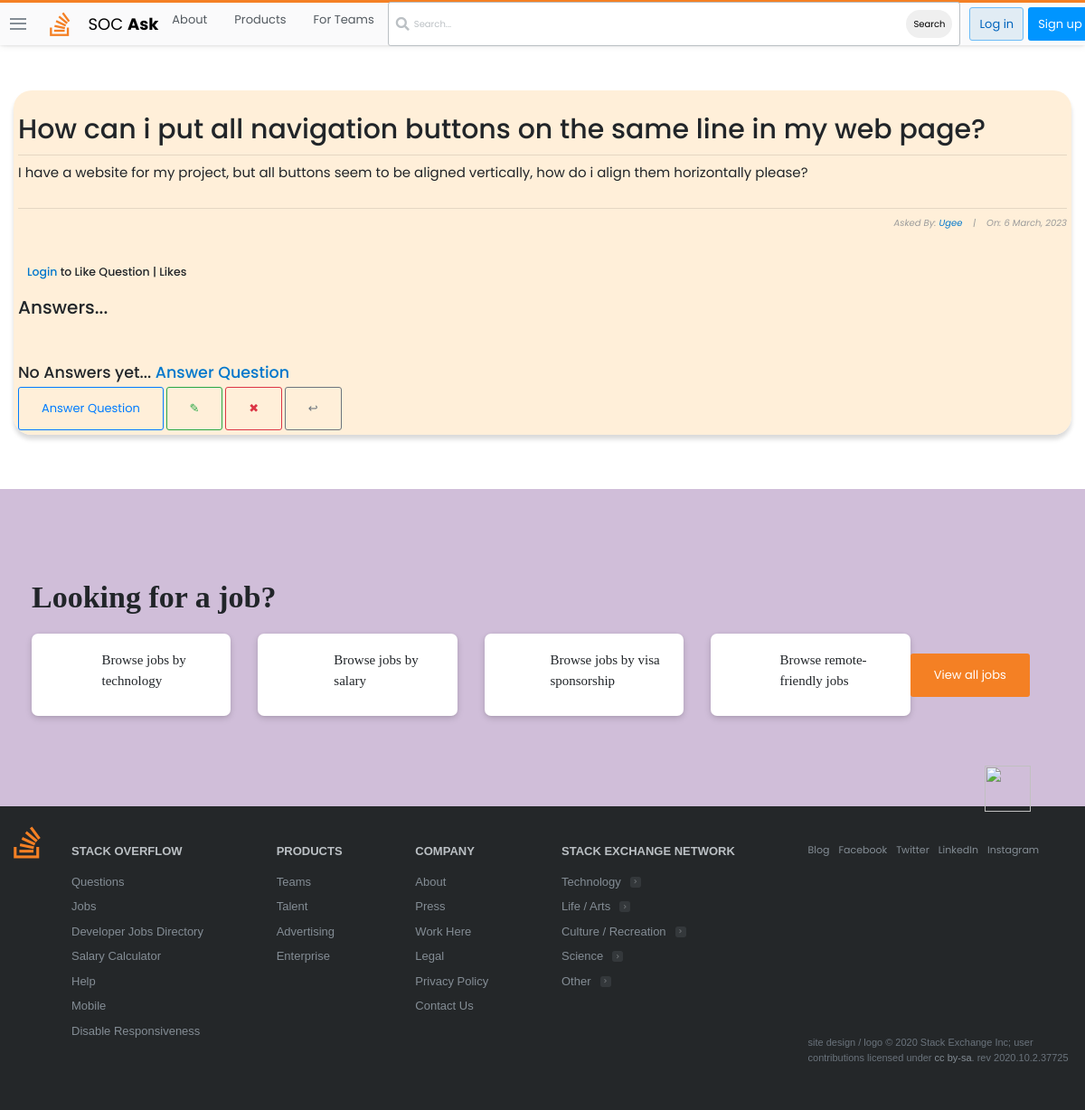
/questions/6/, run on the app's committed database.
### stackbase/models.py (models this page shows, shortened)
class Question(models.Model):
    user = models.ForeignKey(User, on_delete=models.CASCADE)
    title = models.CharField(max_length=10000)
    content = models.TextField(null=True, blank=True)
    date_created = models.DateTimeField(default=timezone.now)

### stackbase/views.py (the view)
# urls.py: path('questions/<int:pk>/', views.QuestionDetailView.as_view(),
class QuestionDetailView(DetailView):
    model = Question
    context_object_name = 'question'

### stackbase/templates/stackbase/question_detail.html (shortened to what this page needs)
{% extends 'base.html' %}
{% block content %}
<!DOCTYPE html>
<html lang="en">
<head>
</head>
<body>
    <div class="container">
        <div class="list-question">
            <div class="questions">
                <div class="container" style="background-color: rgba(255, 235, 209, 0.808); padding: 5px; box-shadow: rgba(0, 0, 0, 0.15) 0px 5px 5px 0px; border-radius: 20px;" >
                    <h3 id="fh3">{{question.title}}</h3>
                    <hr>
                    <h6 id="fh6">{{ question.content|safe }}</h6>
                    <hr>
                    <h6 id="fh6" style="font-size: 10px; font-style: italic; color: rgb(155, 155, 155); text-align: right;">Asked By: <a href="{% url 'profile' %}">{{ object.user|title }}</a>&nbsp;&nbsp;&nbsp; |&nbsp;&nbsp;&nbsp; On: {{ object.date_created|date:"j F, Y" }}</h6>
                    <br>
                        <form action="" method="POST">
                            {% if user.is_authenticated %}
                                {% if liked %}
                                    <div style="display: flex; align-items: center; margin-left: 10px;">
                                        <button type="submit" name="question_id" value="{{ question.id }}" style="border: none; border-radius: 60px;"><img src="https://image.similarpng.com/very-thumbnail/2020/06/Dislike-icon-transparent-PNG.png" alt="" style="width: 40px;"></button> <h5 style="margin-left: 10px; cursor: pointer;"> |  {{ total_likes }} Likes</h5>
                                    </div>
                                {% else %}
                                    <div style="display: flex; align-items: center; margin-left: 10px;">
                                        <button type="submit" name="question_id" value="{{ question.id }}" style="border: none; border-radius: 30px;"><img src="https://i.pinimg.com/originals/39/44/6c/39446caa52f53369b92bc97253d2b2f1.png" alt="" style="width: 40px;"></button> <h5 style="margin-left: 10px; cursor: pointer;"> |  {{ total_likes }} Likes</h5>
                                    </div>
                                {% endif %}
                            {% else %}
                                <h5 style="margin-left: 10px; cursor: pointer;"><a href="{% url 'login' %}">Login</a> to Like Question |  {{ total_likes }} Likes</h5>
                            {% endif %}
                        </form>
                    <br>
                    <h2>Answers...</h2> <br><br><br>
                    {% if not question.comment.all %}
                        <h3>No Answers yet... <a href="">Answer Question</a> </h3>
                    {% else %}
                        {% for comment in question.comment.all %}
                            <h3 style="font-weight: normal; font-size: 15px;">{{comment.content|safe}}</h3>
                            <h3 style="font-size: 10px;">Answered by: <i><a href="">{{comment.name}}</a> - On: {{comment.date_created|date:"j F, Y"}}</i></h3>
                            <hr>
                        {% endfor %}
                    {% endif %}
                    <a class="btn btn-outline-primary" id="fa" href="" style="text-decoration: none;">Answer Question</a>
                    <a style="text-decoration: none; " class="btn btn-outline-success" href="">&#x270E;</a>
                    <a style="text-decoration: none; " class="btn btn-outline-danger" href="">&#x2716;</a>
                    <a style="text-decoration: none; " class="btn btn-outline-secondary" href="{% url 'stackbase:question-list' %}">&#x21a9;</a>
                </div> <br><br>
                </div> <br>
            </div>
        </div>
        <br>
</body>
</html>
{% endblock content %}

### static/main.css (style rules this page uses)
:root { --white: #fff; --black: #0c0d0e; --orange: #f48024; --yellow: #fbf2d4; --green: #5eba7d; --blue: #0077cc; --powder: #e1ecf4; --red: #d1383d; --black-025: #fafafb; --black-050: #eff0f1; --black-075: #e4e6e8; --black-100: #d6d9dc; --black-150: #c8ccd0; --black-200: #bbc0c4; --black-300: #9fa6ad; --black-350: #9199a1; --black-400: #848d95; --black-500: #6a737c; --black-600: #535a60; --black-700: #3c4146; --black-750: #2f3337; --black-800: #242729; --black-900: #0c0d0e; --orange-050: #fff7f2; --orange-100: #fee3cf; --orange-200: #fcd0ad; --orange-300: #f7aa6d; --orange-400: #f48024; --orange-500: #f2720c; --orange-600: #da670b; --orange-700: #bd5c00; --orange-800: #a35200; --orange-900: #874600; --blue-050: #f2f9ff; --blue-100: #cfeafe; --blue-200: #addafc; --blue-300: #6cbbf7; --blue-400: #379fef; --blue-500: #0095ff; --blue-600: #0077cc; --blue-700: #0064bd; --blue-800: #0054a3; --blue-900: #004487; --powder-050: #f4f8fb; --powder-100: #e1ecf4; --powder-200: #d1e5f1; --powder-300: #b3d3ea; --powder-400: #a0c7e4; --powder-500: #7aa7c7; --powder-600: #5b8db1; --powder-700: #39739d; --powder-800: #2c5777; --powder-900: #1e3c52; --green-025: #eef8f1; --green-050: #dcf0e2; --green-100: #cae8d4; --green-200: #a6d9b7; --green-300: #82ca9a; --green-400: #5eba7d; --green-500: #48a868; --green-600: #3d8f58; --green-700: #2f6f44; --green-800: #29603b; --green-900: #1e472c; --yellow-050: #fdf7e3; --yellow-100: #fbf2d4; --yellow-200: #f1e5bc; --yellow-300: #e6d178; --yellow-400: #e9c63f; --yellow-500: #ddb624; --yellow-600: #cea51b; --yellow-700: #b89516; --yellow-800: #9f8010; --yellow-900: #826a0b; --red-050: #fdf3f4; --red-100: #f9d3d7; --red-200: #f4b4bb; --red-300: #e87c87; --red-400: #de535e; --red-500: #d1383d; --red-600: #c02d2e; --red-700: #ac2726; --red-800: #942121; --red-900: #7a1819; --gold: #ffcc01; --gold-lighter: #fff4d1; --gold-darker: #f1b600; --silver: #b4b8bc; --silver-lighter: #e8e8e8; --silver-darker: #9a9c9f; --bronze: #caa789; --bronze-lighter: #f2e9e1; --bronze-darker: #ab825f; --fc-dark: #0c0d0e; --fc-medium: #3c4146; --fc-light: #6a737c; --focus-ring: rgba(0,149,255,0.15); --focus-ring-success: rgba(166,217,183,0.4); --focus-ring-warning: rgba(233,198,63,0.4); --focus-ring-error: rgba(192,45,46,0.15); --focus-ring-muted: rgba(36,39,41,0.1); --bs-sm: 0 1px 2px rgba(0,0,0,0.05),0 1px 4px rgba(0,0,0,0.05),0 2px 8px rgba(0,0,0,0.05); --bs-md: 0 1px 3px rgba(0,0,0,0.06),0 2px 6px rgba(0,0,0,0.06),0 3px 8px rgba(0,0,0,0.09); --bs-lg: 0 1px 4px rgba(0,0,0,0.09),0 3px 8px rgba(0,0,0,0.09),0 4px 13px rgba(0,0,0,0.13); --scrollbar: rgba(0,0,0,0.2); --highlight-bg: #f6f6f6; --highlight-color: #2f3337; --highlight-comment: #656e77; --highlight-punctuation: var(--black-600); --highlight-namespace: #b75501; --highlight-attribute: #015692; --highlight-literal: #b75501; --highlight-symbol: #803378; --highlight-keyword: #015692; --highlight-variable: #54790d; --highlight-addition: #2f6f44; --highlight-deletion: #c02d2e; --dark-blue:#2b2d6e; --magnolia:#f7f6f9; }
*, *::before, *::after { margin: 0; padding: 0; box-sizing: border-box; }
html { font-family: Arial, "Helvetica Neue", Helvetica, sans-serif; font-size: 10px; color: var(--black-800); }
.container { width: 100%; max-width: 126.4rem; margin: 0 auto; padding: 0 1.5rem; }
a { text-decoration: none; color: var(--blue-600); cursor: pointer; }
.btn { text-align: center; font-size: 1.3rem; border-radius: 3px; transition: all 0.5s; padding: 1.3rem 2.5rem; }

### stackbase/templates/stackbase/question_detail.html (style rules this page uses)
body { margin-top: 100px; font-family: 'Poppins', sans-serif; }
#fh3 { text-align: center; font-size: 30px; padding-top: 20px; text-align: left; }
#fh6 { text-align: left; font-size: 15px; padding-bottom: 20px; font-weight: normal; }

### data on the page
Question: title "How can i put all navigation buttons on the same line in my web page?", content "I have a website for my project, but all buttons seem to be aligned vertically, how do i align them horizontally please?", user "Ugee", date_created "6 March, 2023"
